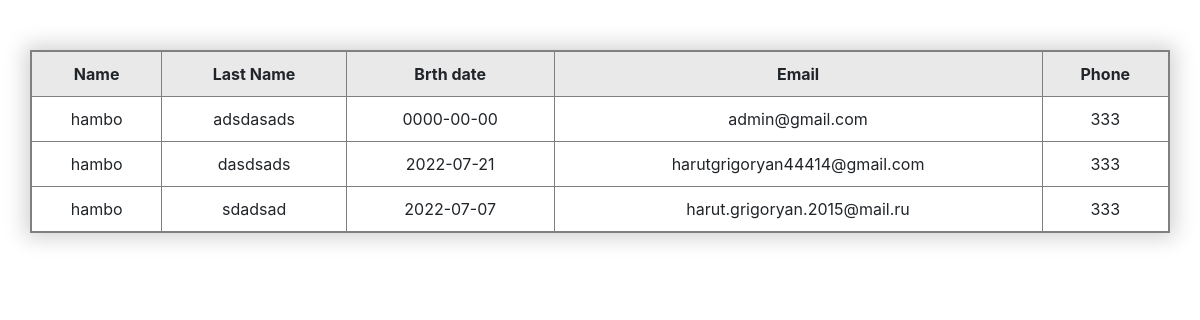
The page /view.php on the database its author committed.
### tables this page shows
CREATE TABLE `job` (
  `id` int(11) NOT NULL,
  `name` varchar(255) NOT NULL,
  `lastName` varchar(255) NOT NULL,
  `brthDay` date NOT NULL,
  `email` varchar(255) NOT NULL,
  `phone` int(14) NOT NULL
);

### view.php (the view, shortened to what this page needs)
<?php
    require_once("chapel/db.php");
    $sqlAll = "SELECT * FROM job";
    $rows = [];
    if($results = mysqli_query($conn, $sqlAll))
    {
        if(mysqli_num_rows($results)>0){
            while( $res = mysqli_fetch_assoc($results) )
            {
                $rows[$res['id']]= $res;
            }
        }
    }
?>
<!DOCTYPE html>
<html lang="en">
<head>
    <link rel="stylesheet" href="https://cdnjs.cloudflare.com/ajax/libs/font-awesome/4.7.0/css/font-awesome.min.css">
    <link rel="stylesheet" href="https://maxcdn.bootstrapcdn.com/bootstrap/4.0.0/css/bootstrap.min.css">
    <link rel="stylesheet" type="text/css" href="style.css">
</head>
<body>
    <div class='container-fluid containerTable'>
        <div class='col-md-12'>
            <table class='infoTable'>
                <thead class='headerThead'>
                    <tr class='headerTable'>
                        <td class='tdHead'>Name</td>
                        <td class='tdHead'>Last Name</td>
                        <td class='tdHead'>Brth date</td>
                        <td class='tdHead'>Email</td>
                        <td class='tdHead'>Phone</td>
                    </tr>
                </thead>
                <tbody class='tbodyInfo'>
                    <?php
                        foreach ($rows as $key => $value) {
                            echo "<tr id = '".$key."'>
                                <td id='nameTD'>".$value["name"]."</td>
                                <td id='lastNameTD'>".$value["lastName"]."</td>
                                <td id='brthDayTD'>".$value["brthDay"]."</td>
                                <td id='emailTD'>".$value["email"]."</td>
                                <td id='phoneTD'>".$value["phone"]."</td>
                            </tr>";
                        }
                    ?>
                </tbody>
            </table>
        </div>
    </div>
</body>
</html>

### style.css (style rules this page uses)
.containerTable { margin-top: 50px; }
.infoTable { width: 100%; border: 2px solid grey; box-shadow: 0px 0px 20px 5px lightgrey; margin-bottom: 50px; }
.infoTable td { border: 1.5px solid grey; text-align: center; padding: 10px; }
.tdHead { background-color: #d3d3d37d; font-weight: 700; }

### rows shown on the page
job: name "hambo", lastName "adsdasads", brthDay "0000-00-00", email "admin@gmail.com", phone "333"
job: name "hambo", lastName "dasdsads", brthDay "2022-07-21", email "harutgrigoryan44414@gmail.com", phone "333"
job: name "hambo", lastName "sdadsad", brthDay "2022-07-07", email "harut.grigoryan.2015@mail.ru", phone "333"
